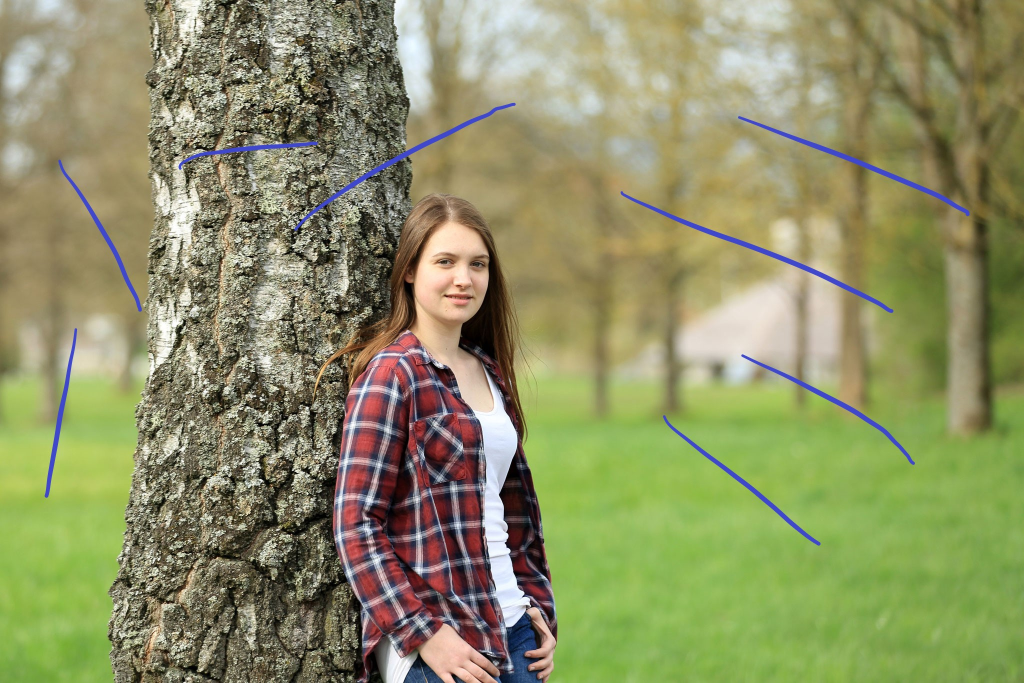
#> input picture image.jpg, 2048 x 1366 px, found by its file name (shown at 1/2 size)
$ python histogram_analysis.py
#> lines starting #> are read from the running program, lines starting #| are printed output that depends on the picture
import cv2
import numpy as np
import matplotlib.pyplot as plt

image = cv2.imread(filename= r'image.jpg')
#> image is the input picture: shape (1366, 2048, 3); mean B, G, R 101.1, 144.6, 141.7
image = cv2.resize(src=image,dsize=(0,0),fx=0.3,fy=0.3)
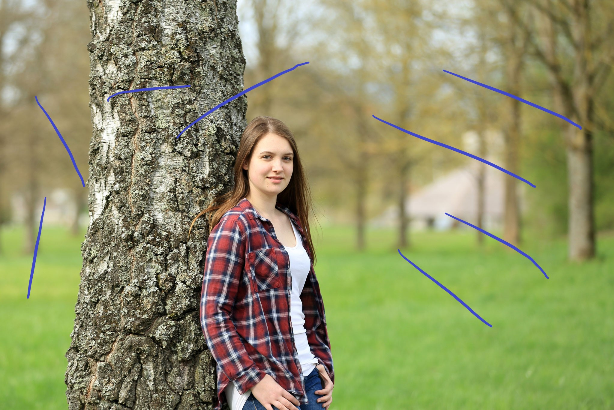
#> image: shape (410, 614, 3); mean B, G, R 101.1, 144.6, 141.6
print(image.shape)
#| (410, 614, 3)
#shape = (410,614,3) ,Total pixels = 410*614*3 =755220
#pixel min value =0 ,max=255
# histogram analyis is the analysis of pixel decomposition of B,G,R , count of pixels in range of (0,255)
'''plt.hist(image.ravel(),256,[0,256])
plt.hist(image[0].ravel(),256,[0,256]) #blue part
plt.hist(image[1].ravel(),256,[0,256]) #green part
plt.hist(image[2].ravel(),256,[0,256]) #red part
plt.show()'''

'''hist = cv2.calcHist(images=[image],channels=[0],mask=None,histSize=[256],ranges=[0,256])
plt.plot(hist)
plt.show()'''

b,g,r = cv2.split(image)
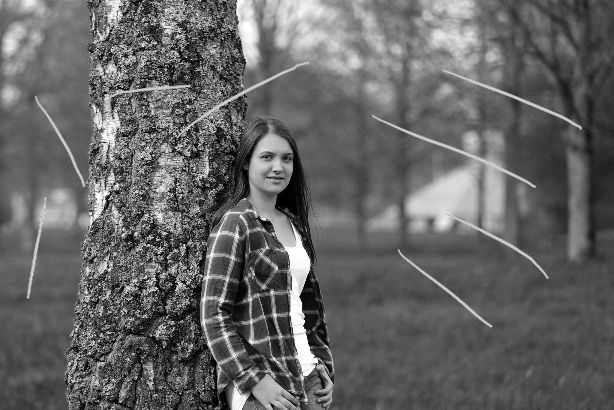
#> b: shape (410, 614); min 0, max 255, mean 101.1
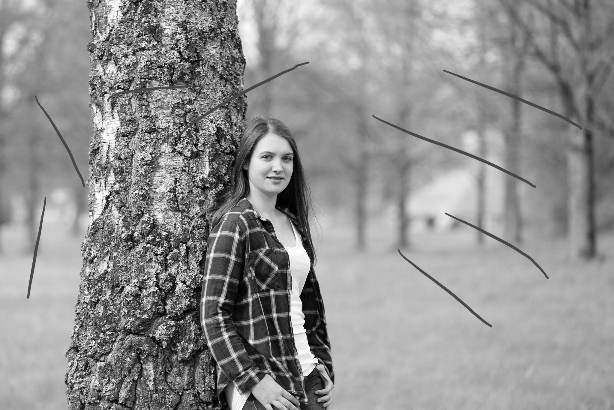
#> g: shape (410, 614); min 0, max 255, mean 144.6
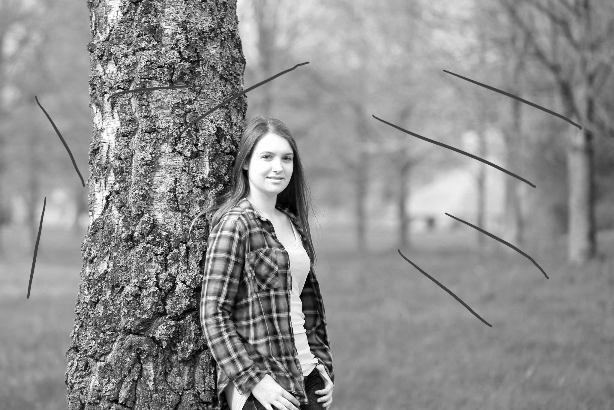
#> r: shape (410, 614); min 0, max 255, mean 141.6
plt.hist(b.ravel(),256,[0,256])
plt.hist(g.ravel(),256,[0,256])
plt.hist(r.ravel(),256,[0,256])

cv2.imshow('b',b)
cv2.imshow('r',r)
cv2.imshow('g',g)

plt.show()
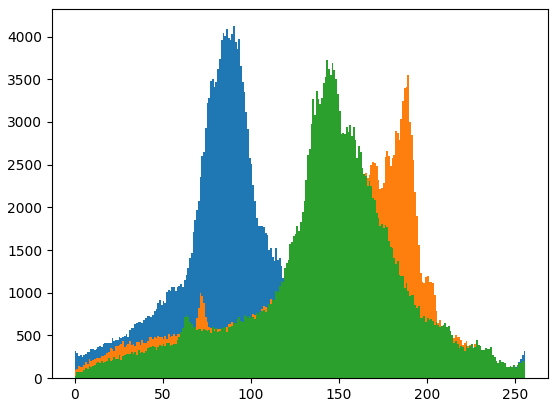
#> figure drawn by matplotlib, 1 panel; tallest bar 4121 high, from x = 90 to 91; tallest bar 3544 high, from x = 189 to 190; tallest bar 3731 high, from x = 143 to 144

cv2.waitKey(0)
cv2.destroyAllWindows()
